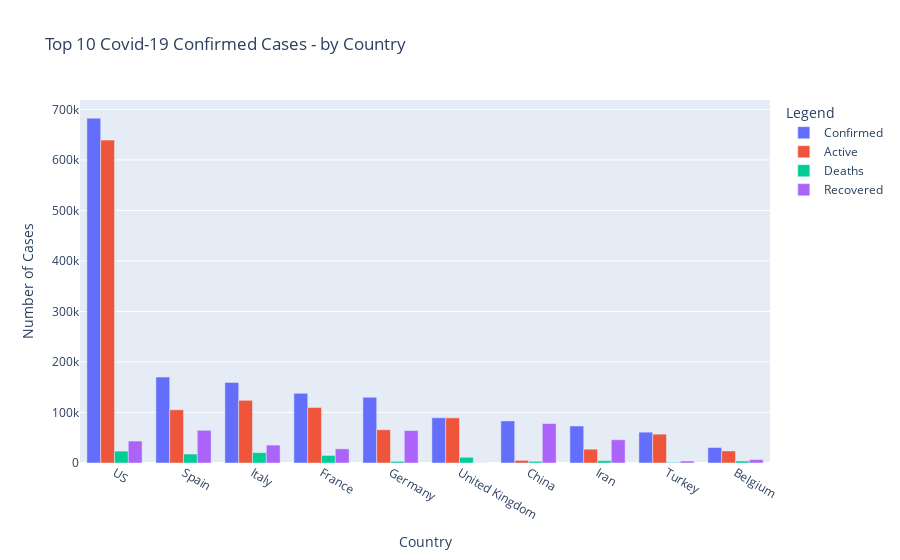

Here is the notebook cell this chart was saved with:
### Markdown cell above
Now, lets visualize this data by creating a grouped bar chart by top 10 countries with confirmed cases

### Code cell
# Create plotly grouped bar chart

fig1 = go.Figure(data=[
    go.Bar(name='Confirmed', x=t10c['Country/Region'], y=t10c['Confirmed'])
    ,go.Bar(name='Active', x=t10c['Country/Region'], y=t10c['Active'])
    ,go.Bar(name='Deaths', x=t10c['Country/Region'], y=t10c['Deaths'])
    ,go.Bar(name='Recovered', x=t10c['Country/Region'], y=t10c['Recovered'])
])

# Change the bar mode
fig1.update_layout(barmode='group'
                  ,showlegend=True
                  ,title = 'Top 10 Covid-19 Confirmed Cases - by Country'
                  ,legend_title='Legend'
                  ,xaxis_title = 'Country'
                  ,yaxis_title = 'Number of Cases'
                 )
fig1.show()

### Figure 1 — Plotly figure (JSON) as saved in the notebook; plotly's stock layout.template omitted (floating-point values rounded to 4 significant figures)
{"data": [{"name": "Confirmed", "type": "bar", "x": ["US", "Spain", "Italy", "France", "Germany", "United Kingdom", "China", "Iran", "Turkey", "Belgium"], "y": [682619, 170099, 159516, 137875, 130072, 89570, 83213, 73303, 61049, 30589]}, {"name": "Active", "type": "bar", "x": ["US", "Spain", "Italy", "France", "Germany", "United Kingdom", "China", "Iran", "Turkey", "Belgium"], "y": [639137, 105372, 124081, 109874, 65772, 89266, 5174, 27320, 57092, 23882]}, {"name": "Deaths", "type": "bar", "x": ["US", "Spain", "Italy", "France", "Germany", "United Kingdom", "China", "Iran", "Turkey", "Belgium"], "y": [23529, 17756, 20465, 14986, 3194, 11347, 3345, 4585, 1296, 3903]}, {"name": "Recovered", "type": "bar", "x": ["US", "Spain", "Italy", "France", "Germany", "United Kingdom", "China", "Iran", "Turkey", "Belgium"], "y": [43482, 64727, 35435, 28001, 64300, 304, 78039, 45983, 3957, 6707]}], "layout": {"barmode": "group", "legend": {"title": {"text": "Legend"}}, "showlegend": true, "title": {"text": "Top 10 Covid-19 Confirmed Cases - by Country"}, "xaxis": {"title": {"text": "Country"}}, "yaxis": {"title": {"text": "Number of Cases"}}}}
